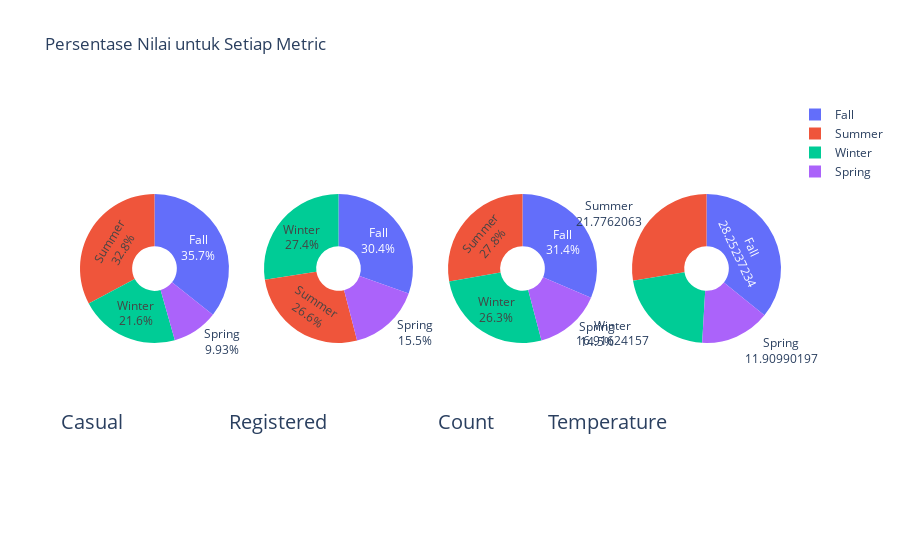

Notebook source saved alongside this figure:
### Markdown cell above
### Pertanyaan 1 Mencari Tau Musim dengan Rental Sepeda terbanyak

### Code cell
from plotly.subplots import make_subplots
import plotly.graph_objects as go
from plotly.offline import plot


# fig = make_subplots(rows=1, cols=2)
fig = make_subplots(rows=1, cols=4, specs=[[{"type": "domain"},{"type": "domain"}, {"type": "domain"}, {"type": "domain"}]])

fig.add_trace(go.Pie(
     values=result_avg_season['casual'],
     name="casual",
     labels=result_avg_season['season'],
     domain=dict(x=[0, 0.5]),
     hole=.3,
     textinfo='label+percent'),
     row=1, col=1)

fig.add_trace(go.Pie(
     values=result_avg_season['registered'],
     labels=result_avg_season['season'],
     domain=dict(x=[0.5, 1.0]),
     name="registered",
     hole=.3,
     textinfo='label+percent'),
    row=1, col=2)

fig.add_trace(go.Pie(
     values=result_avg_season['cnt'],
     labels=result_avg_season['season'],
     domain=dict(x=[0.5, 1.0]),
     name="count",
     hole=.3,
     textinfo='label+percent'),
    row=1, col=3)

fig.add_trace(go.Pie(
     values=result_avg_season['temp'],
     labels=result_avg_season['season'],
     domain=dict(x=[0.5, 1.0]),
     name="temperature",
     hole=.3,
     textinfo='label+value'),
    row=1, col=4)


fig.update_layout(
    title_text="Persentase Nilai untuk Setiap Metric",
    # Add annotations in the center of the donut pies.
    annotations=[dict(text='Casual', x=-0.03, y=0, font_size=20, showarrow=False),
                 dict(text='Registered', x=0.21, y=0, font_size=20, showarrow=False),
                 dict(text='Count', x=0.55, y=0, font_size=20, showarrow=False),
                 dict(text='Temperature', x=0.84, y=0, font_size=20, showarrow=False)])

fig.show()

### Figure 1 — Plotly figure (JSON) as saved in the notebook; plotly's stock layout.template omitted (floating-point values rounded to 4 significant figures)
{"data": [{"domain": {"x": [0, 0.2125], "y": [0, 1]}, "hole": 0.3, "labels": ["Fall", "Spring", "Summer", "Winter"], "name": "casual", "textinfo": "label+percent", "type": "pie", "values": [1203.0, 334.9, 1106.0, 729.1]}, {"domain": {"x": [0.2625, 0.475], "y": [0, 1]}, "hole": 0.3, "labels": ["Fall", "Spring", "Summer", "Winter"], "name": "registered", "textinfo": "label+percent", "type": "pie", "values": [4442.0, 2269.0, 3886.0, 3999.0]}, {"domain": {"x": [0.525, 0.7375], "y": [0, 1]}, "hole": 0.3, "labels": ["Fall", "Spring", "Summer", "Winter"], "name": "count", "textinfo": "label+percent", "type": "pie", "values": [5644.0, 2604.0, 4992.0, 4728.0]}, {"domain": {"x": [0.7875, 1], "y": [0, 1]}, "hole": 0.3, "labels": ["Fall", "Spring", "Summer", "Winter"], "name": "temperature", "textinfo": "label+value", "type": "pie", "values": [28.25, 11.91, 21.78, 16.92]}], "layout": {"annotations": [{"font": {"size": 20}, "showarrow": false, "text": "Casual", "x": -0.03, "y": 0}, {"font": {"size": 20}, "showarrow": false, "text": "Registered", "x": 0.21, "y": 0}, {"font": {"size": 20}, "showarrow": false, "text": "Count", "x": 0.55, "y": 0}, {"font": {"size": 20}, "showarrow": false, "text": "Temperature", "x": 0.84, "y": 0}], "title": {"text": "Persentase Nilai untuk Setiap Metric"}}}
